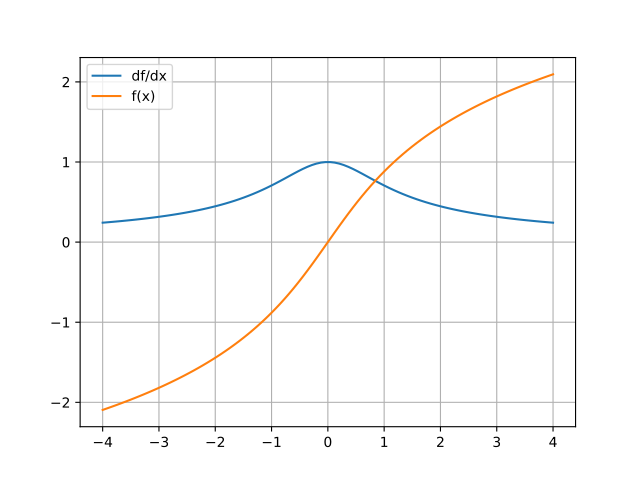

The script that drew this image:
import mygrad as mg
import matplotlib.pyplot as plt
x = mg.linspace(-4, 4, 100)
y = mg.arcsinh(x)
y.backward()
plt.plot(x, x.grad, label="df/dx")
plt.plot(x, y, label="f(x)")
plt.legend()
plt.grid()
plt.show()
